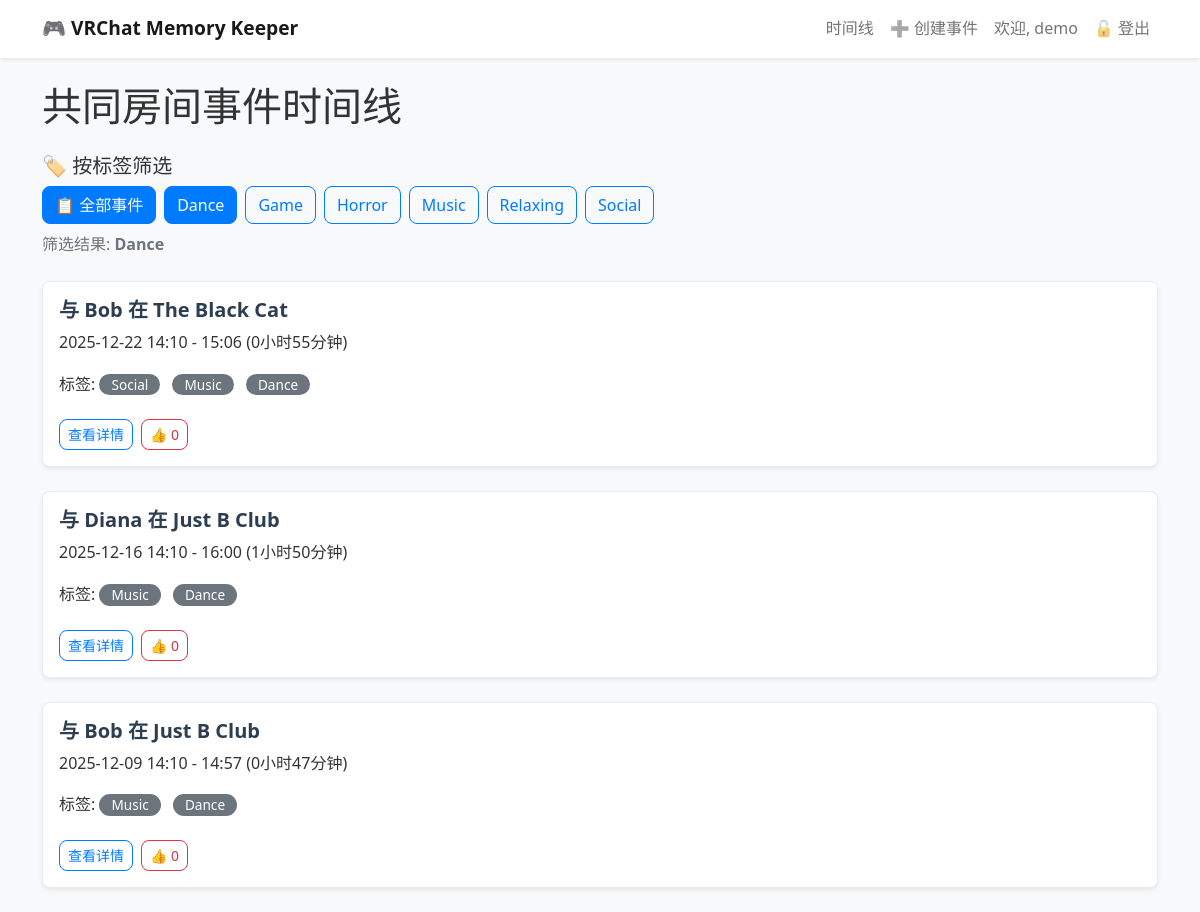
Before: /?tag=Dance (signed in) with the older database file.
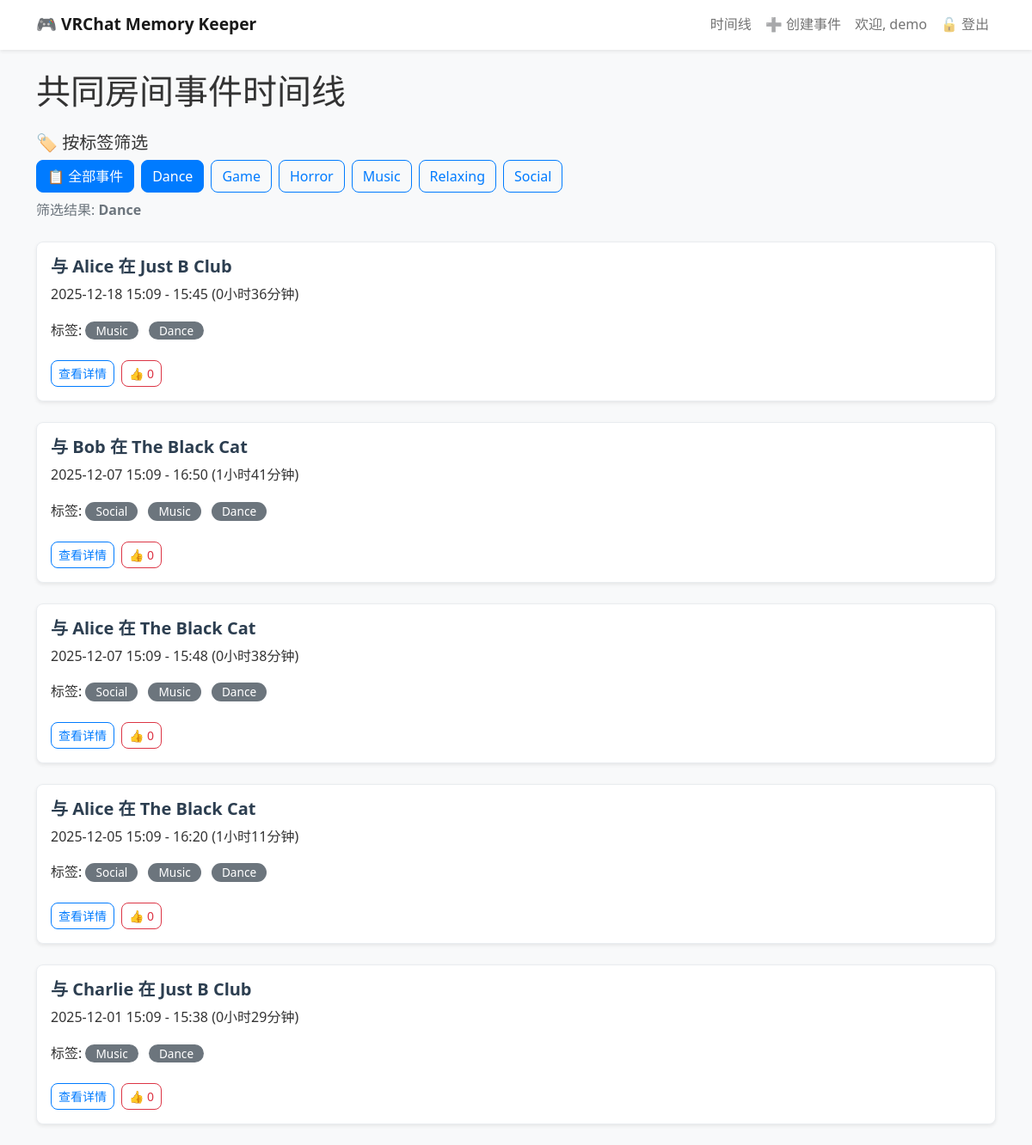
After: the same page with the newer database file.
### app.py (models this page shows)
class SharedEvent(db.Model):
    id = db.Column(db.Integer, primary_key=True)
    user_id = db.Column(db.Integer, db.ForeignKey('user.id'), nullable=False)
    world_id = db.Column(db.Integer, db.ForeignKey('world.id'), nullable=False)
    friend_name = db.Column(db.String(80), nullable=False)
    start_time = db.Column(db.DateTime, nullable=False)
    end_time = db.Column(db.DateTime)
    duration = db.Column(db.Integer)  # 持续时间（秒）
    notes = db.Column(db.Text, nullable=True)  # 事件备注
    likes = db.Column(db.Integer, default=0)  # 点赞数
    custom_tags = db.relationship(
        'EventTag',
        backref='event',
        lazy=True,  # 懒加载
        cascade='all, delete-orphan'  # 级联删除
    )

class World(db.Model):
    id = db.Column(db.Integer, primary_key=True)
    world_name = db.Column(db.String(200), nullable=False)
    world_id = db.Column(db.String(100), unique=True)
    tags = db.Column(db.Text)  # 以逗号分隔的标签字符串
    events = db.relationship('SharedEvent', backref='world', lazy=True)

### app.py (the view)
@app.route('/')
@login_required
def index():
    all_unique_tags = get_all_unique_tags()
    selected_tag = request.args.get('tag')
    query = SharedEvent.query.filter_by(user_id=current_user.id)
    filtered_query = filter_events_by_tag(query, selected_tag)
    events = filtered_query.order_by(SharedEvent.start_time.desc()).all()
    return render_template(
        'index.html',
        events=events,
        all_tags=all_unique_tags,
        selected_tag=selected_tag
    )

### app.py (called while the page is built)
@login_manager.user_loader
def load_user(user_id):
    return User.query.get(int(user_id))

def get_all_unique_tags():
    world_tags = set()
    worlds = World.query.all()
    for world in worlds:
        if world.tags:
            for tag in world.tags.split(','):
                world_tags.add(tag.strip())
    event_tags = set()
    all_event_tags = EventTag.query.all()
    for tag in all_event_tags:
        event_tags.add(tag.tag_name)
    return sorted(list(world_tags.union(event_tags)))

def filter_events_by_tag(event_query, selected_tag):
    if not selected_tag:
        return event_query
    tagged_worlds = World.query.filter(
        World.tags.like(f'%{selected_tag}%')).all()
    tagged_world_ids = [world.id for world in tagged_worlds]
    tagged_events = EventTag.query.filter_by(tag_name=selected_tag).all()
    tagged_event_ids = [tag.event_id for tag in tagged_events]
    return event_query.filter(
        (SharedEvent.world_id.in_(tagged_world_ids)) |
        (SharedEvent.id.in_(tagged_event_ids))
    )

### templates/index.html (shortened to what this page needs)
{% extends 'base.html' %}
{% block content %}
    <h1 class="mb-4">共同房间事件时间线</h1>
    <div class="mb-4">
        <h5>🏷️ 按标签筛选</h5>
        <div class="d-flex flex-wrap gap-2">
            {% if selected_tag %}
                <a href="{{ url_for('index') }}" class="btn btn-primary">
                    📋 全部事件
                </a>
            {% else %}
                <a href="{{ url_for('index') }}" class="btn btn-outline-primary active">
                    📋 全部事件
                </a>
            {% endif %}
            {% if all_tags %}
                {% for tag in all_tags %}
                    {% if selected_tag == tag %}
                        <a href="{{ url_for('index', tag=tag) }}" class="btn btn-primary">
                            {{ tag }}
                        </a>
                    {% else %}
                        <a href="{{ url_for('index', tag=tag) }}" class="btn btn-outline-primary">
                            {{ tag }}
                        </a>
                    {% endif %}
                {% endfor %}
            {% else %}
                <span class="text-muted">暂无可用标签</span>
            {% endif %}
        </div>
        {% if selected_tag %}
            <p class="mt-2 text-muted">筛选结果: <strong>{{ selected_tag }}</strong></p>
        {% endif %}
    </div>
    <div class="row">
        {% if events %}
            {% for event in events %}
                <div class="col-lg-12">
                    <div class="card event-card shadow-sm">
                        <div class="card-body">
                            <h5 class="card-title">
                                与 {{ event.friend_name }} 在 {{ event.world.world_name }}
                            </h5>
                            <p class="card-text">
                                {{ event.start_time.strftime('%Y-%m-%d %H:%M') }} - {{ event.end_time.strftime('%H:%M') }}
                                ({{ (event.duration // 3600) }}小时{{ (event.duration % 3600) // 60 }}分钟)
                            </p>
                            <p class="card-text">
                                标签:
                                {% if event.world.tags %}
                                    {% for tag in event.world.tags.split(',') %}
                                        <span class="badge bg-secondary tag">{{ tag.strip() }}</span>
                                    {% endfor %}
                                {% endif %}
                            </p>
                            <div class="d-flex gap-2">
                                <a href="{{ url_for('event_detail', event_id=event.id) }}" class="btn btn-outline-primary btn-sm">
                                    查看详情
                                </a>
                                <button class="like-btn btn btn-outline-danger btn-sm" data-event-id="{{ event.id }}">
                                    👍 <span class="like-count">{{ event.likes or 0 }}</span>
                                </button>
                            </div>
                        </div>
                    </div>
                </div>
            {% endfor %}
        {% endif %}
    </div>
{% endblock %}

Changed rows visible on the page:
no longer on this page (row edited): SharedEvent: friend_name "Bob", world.world_name "The Black Cat", start_time "2025-12-22 14:10", end_time "15:06", duration "0", (event.duration%3600)//60 "55", strip "Social" "Music" "Dance", likes "0"
no longer on this page (row edited): SharedEvent: friend_name "Diana", world.world_name "Just B Club", start_time "2025-12-16 14:10", end_time "16:00", duration "1", (event.duration%3600)//60 "50", strip "Music" "Dance", likes "0"
no longer on this page (row edited): SharedEvent: friend_name "Bob", world.world_name "Just B Club", start_time "2025-12-09 14:10", end_time "14:57", duration "0", (event.duration%3600)//60 "47", strip "Music" "Dance", likes "0"
now on this page (row edited): SharedEvent: friend_name "Alice", world.world_name "Just B Club", start_time "2025-12-18 15:09", end_time "15:45", duration "0", (event.duration%3600)//60 "36", strip "Music" "Dance", likes "0"
now on this page (row edited): SharedEvent: friend_name "Bob", world.world_name "The Black Cat", start_time "2025-12-07 15:09", end_time "16:50", duration "1", (event.duration%3600)//60 "41", strip "Social" "Music" "Dance", likes "0"
now on this page (row edited): SharedEvent: friend_name "Alice", world.world_name "The Black Cat", start_time "2025-12-07 15:09", end_time "15:48", duration "0", (event.duration%3600)//60 "38", strip "Social" "Music" "Dance", likes "0"
now on this page (row edited): SharedEvent: friend_name "Alice", world.world_name "The Black Cat", start_time "2025-12-05 15:09", end_time "16:20", duration "1", (event.duration%3600)//60 "11", strip "Social" "Music" "Dance", likes "0"
now on this page (row edited): SharedEvent: friend_name "Charlie", world.world_name "Just B Club", start_time "2025-12-01 15:09", end_time "15:38", duration "0", (event.duration%3600)//60 "29", strip "Music" "Dance", likes "0"
